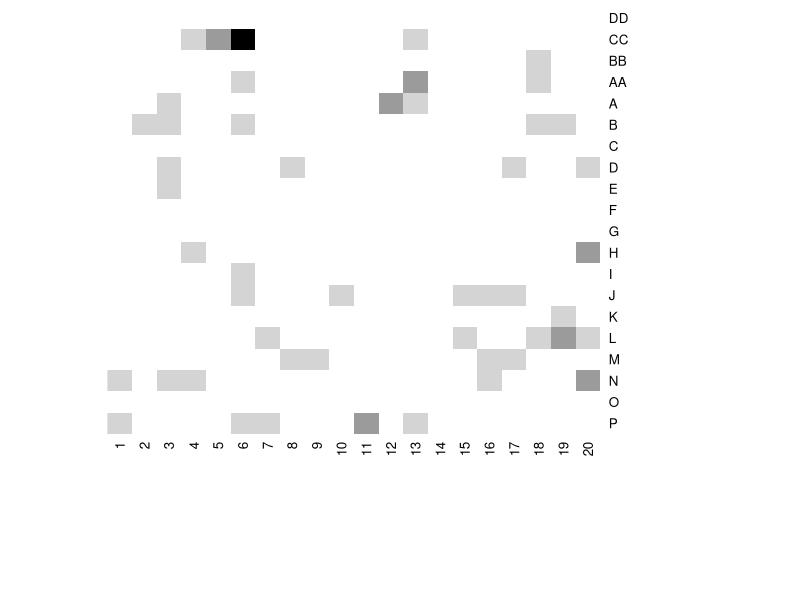
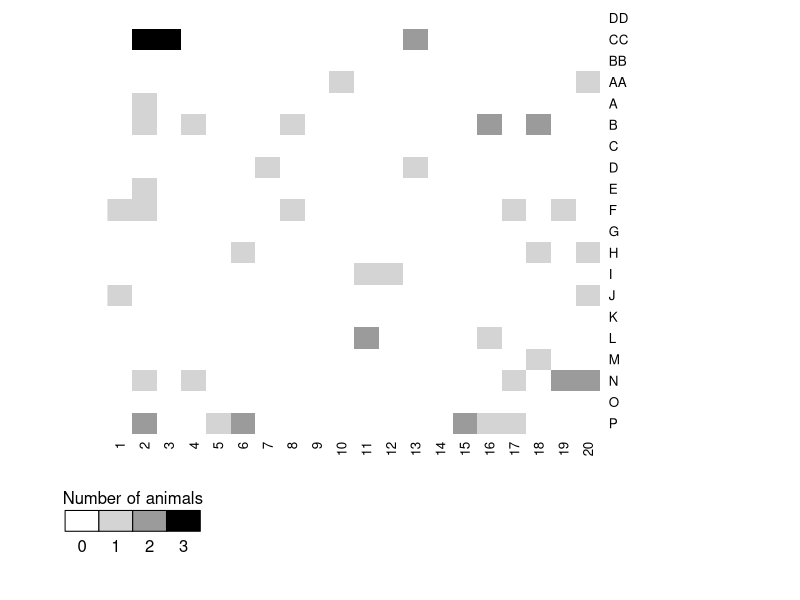

Write R code to recreate these figures, in order.
## ---- chunk 1
md <- read.table(file="wild.metadata.txt", header=T)
rownames(md) <- md$Group
nsamples <- nrow(md)

md$Date <- sub("_(\\d)$", "_0\\1", md$Date)

months <- format(ISOdate(2004,1:12,1),"%B")
names(months) <- as.character(1:12)

start <- sort(md$Date)[1]
start <- unlist(strsplit(start, "_"))
start <- paste(months[start[1]], start[2])

end <- sort(md$Date)[nrow(md)]
end <- unlist(strsplit(end, "_"))
end <- paste(months[end[1]], end[2])

eartag.species <- table(md$ET, md$SP)
samples.per.species <- apply(eartag.species, 2, sum)
indiv.per.species <- apply(eartag.species>0, 2, sum)

indiv.multiple <- sum(table(md$ET) > 1)


#layout the 20 by 20 sampling grid
north_south <- c("DD"=1, "CC"=2, "BB"=3, "AA"=4, "A"=5, "B"=6, "C"=7, "D"=8, "E"=9, "F"=10, "G"=11, "H"=12, "I"=13, "J"=14, "K"=15, "L"=16, "M"=17, "N"=18, "O"=19, "P"=20)

# extract the row information from the letters that are in the Station column of the metadata file
row <- north_south[gsub("(\\D+)\\d+", "\\1", md$Station)]

# extract the column information from the numbers that are in the Station column of the metadata file
column <- as.numeric(gsub("\\D+(\\d+)", "\\1", md$Station))

# calculate the distance between all pairs of samples
distance.matrix <- matrix(rep(0, nsamples*nsamples), nrow=nsamples)
for(i in 1:nsamples){
	for(j in 1:nsamples){
		distance.matrix[i,j] <- sqrt((row[i]-row[j])^2+(column[i]-column[j])^2)
	}
}
rownames(distance.matrix) <- md$Group
colnames(distance.matrix) <- md$Group
distance.matrix <- distance.matrix * 20 # the cells are on 20-m intervals

#we'd like to keep a copy of the distance matrix around so that we can see whether
#there are any geographic correlations with community similarity
write(file="grid.dist", ncol(distance.matrix))
write.table(distance.matrix, "grid.dist", quote=F, col.names=F, append=T)

# let's look at the samples collected from the same individuals
# first we count the number of samples per each ear tag
et.count <- table(md$ET)	

# now we pull their samples names off - these represent the ear tags with duplicate samples
dup.et <- names(et.count[et.count > 1])	

dist.travel <- numeric()
#cycle through the ear tags with duplicates finding the distance between that ear tag's samples
for(et in dup.et){		
	samples <- md[md$ET==et,"Group"]   #pull out the sample ids that correspond to that ear tag
	
	for(i in 1:(length(samples)-1)){
		#pull out those distances and concatenate them into a single vector
		dist.travel <- c(dist.travel, distance.matrix[samples[i], samples[i+1]])
	}
}
## ---- chunk 2
figure1 <- function(){
	#the PL grid
	pl_grid <- matrix(rep(0, 20*20), nrow=20)
	rownames(pl_grid) <- 1:20
	colnames(pl_grid) <- 1:20
	
	#the PMG grid
	pmg_grid <- matrix(rep(0, 20*20), nrow=20)
	rownames(pmg_grid) <- 1:20
	colnames(pmg_grid) <- 1:20
	
	#fill the counts
	for(i in 1:nsamples){
	# 	grid[row[i],column[i]] <- grid[row[i],column[i]]+1
		if(md$SP[i] == "PL"){
			pl_grid[row[i],column[i]] <- pl_grid[row[i],column[i]]+1
		} else {
			pmg_grid[row[i],column[i]] <- pmg_grid[row[i],column[i]]+1
		}
	}
	
	gray <- gray.colors(max(c(pl_grid, pmg_grid))+1, 1, 0)
	heatmap(t(pl_grid), col=gray, scale="n", Rowv=NA, Colv=NA, symm=T, revC=T, labRow=names(north_south), margins=c(10, 6))
	heatmap(t(pmg_grid), col=gray, scale="n", Rowv=NA, Colv=NA, symm=T, revC=T, labRow=names(north_south), margins=c(10, 6))
	
	ch.col <- gray
	nSquares <- length(gray)
	delta <- 0.05
	i <- (0:(nSquares-1)) * delta
	
	text(x=mean(i), y=-0.0, label="Number of animals", xpd=T)
	rect(i-delta/2, (-0.08), i+delta/2, -0.08+delta, col = gray, border="black", xpd=T)
	text(x=i, y=-0.08, label=0:(nSquares-1), xpd=T, pos=1)
}

figure1()
